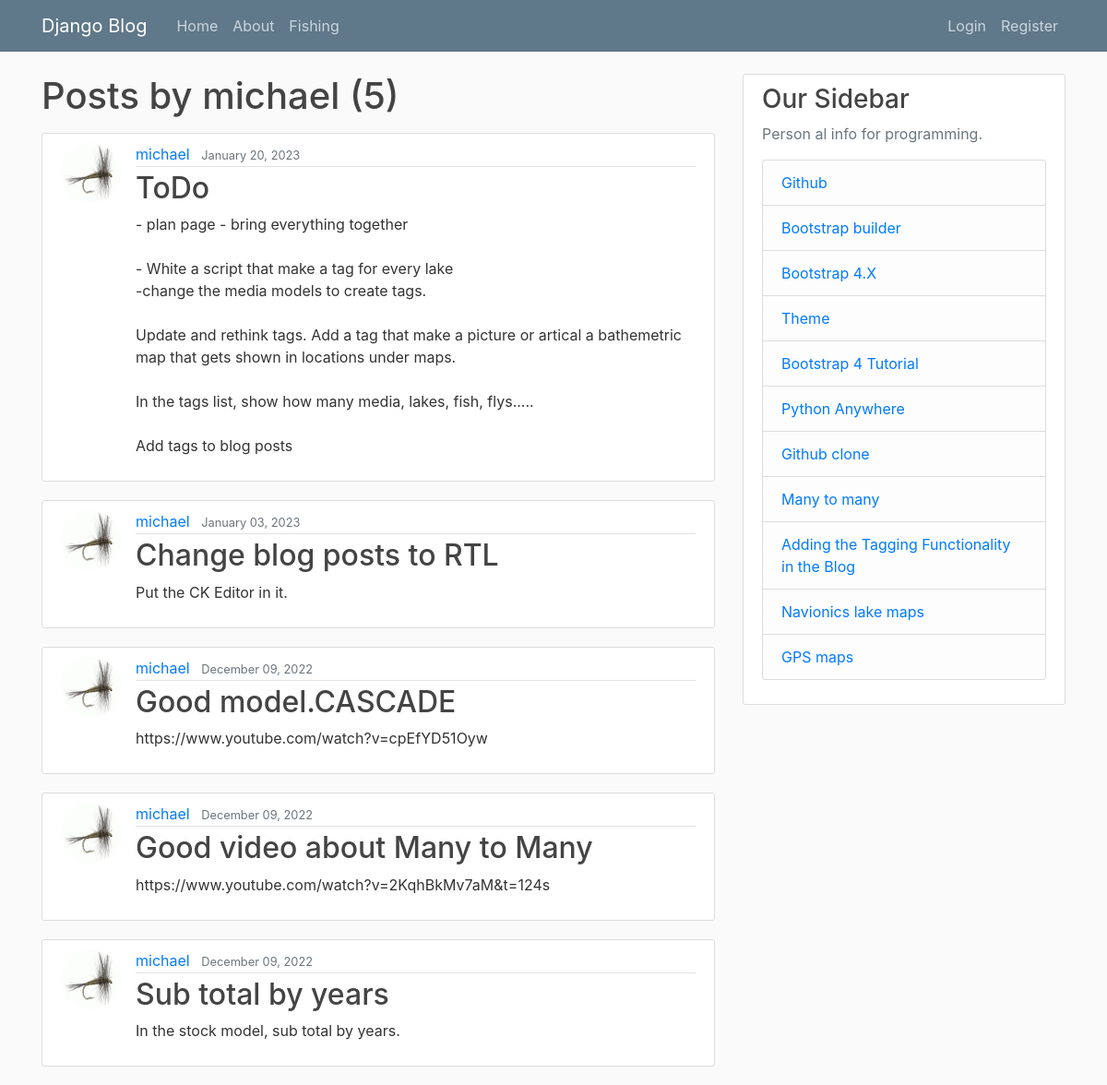
The app's page /blog/user/michael, older data.
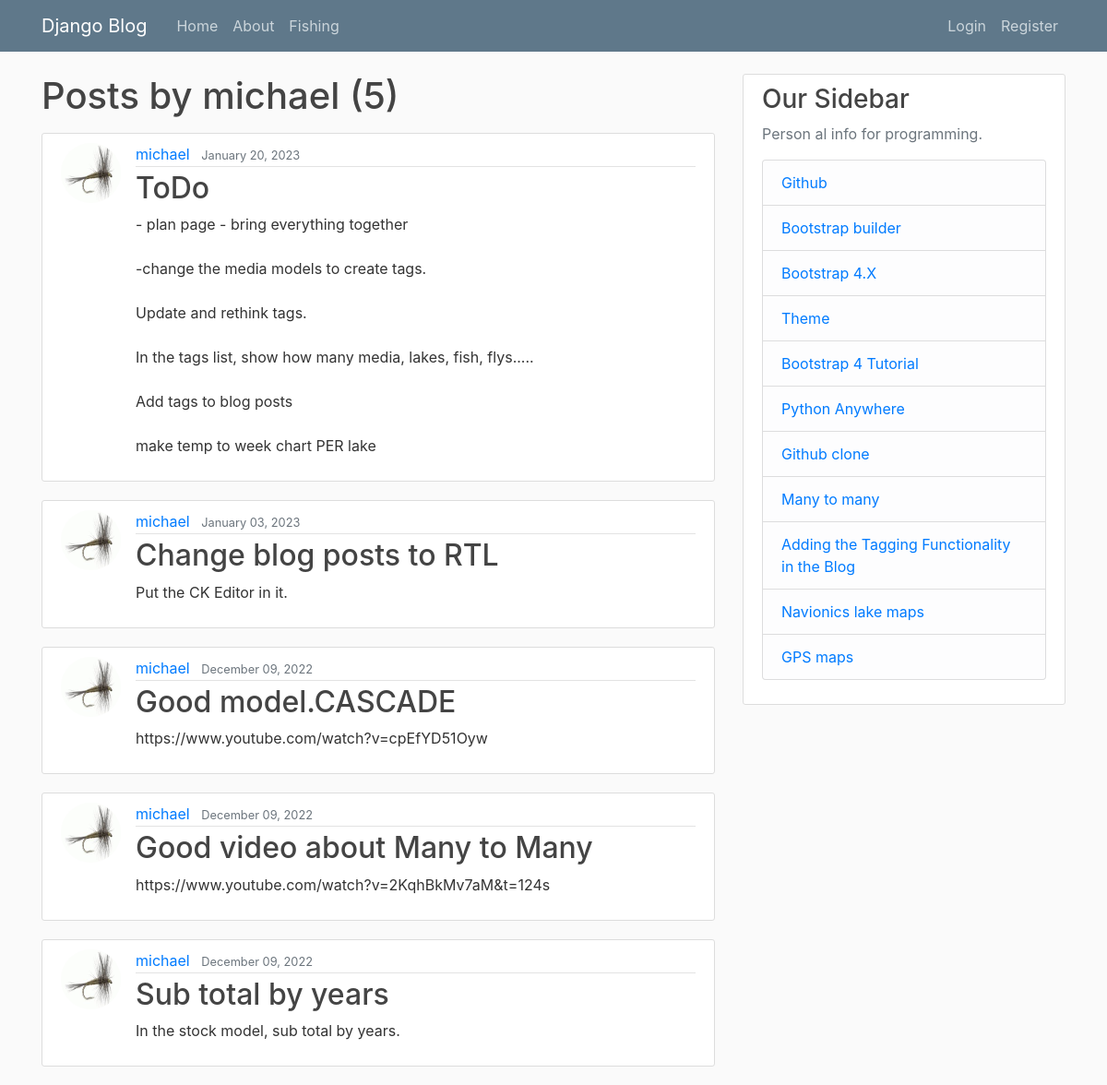
The same page, newer data.
### blog/models.py (models this page shows, shortened)
class Post(models.Model):
    title = models.CharField(max_length=100)
    content = models.TextField()
    date_posted = models.DateTimeField(default=timezone.now)
    author = models.ForeignKey(User, on_delete=models.CASCADE)

### users/models.py (models this page shows, shortened)
class Profile(models.Model):
    user = models.OneToOneField(User, on_delete=models.CASCADE)
    image = models.ImageField(default='default.jpg', upload_to='profile_pics')

### blog/views.py (the view)
# urls.py: path('user/<str:username>', UserPostListView.as_view(), name='user-posts'),
class UserPostListView(ListView):
    model = Post
    template_name = 'blog/user_posts.html'  # <app>/<model>_<viewtype>.html
    context_object_name = 'posts'
    paginate_by = 5
    def get_queryset(self):
        user = get_object_or_404(User, username=self.kwargs.get('username'))
        return Post.objects.filter(author=user).order_by('-date_posted')

### blog/templates/blog/user_posts.html (shortened to what this page needs)
{% extends "blog/base.html" %}
{% block content %}
    <h1 class="mb-3">Posts by {{ view.kwargs.username }} ({{ page_obj.paginator.count }})</h1>
    {% for post in posts %}
        <article class="media content-section">
          <img class="rounded-circle article-img" src="{{ post.author.profile.image.url }}">
          <div class="media-body">
            <div class="article-metadata">
              <a class="mr-2" href="{% url 'user-posts' post.author.username %}">{{ post.author }}</a>
              <small class="text-muted">{{ post.date_posted|date:"F d, Y" }}</small>
            </div>
            <h2><a class="article-title" href="{% url 'post-detail' post.id %}">{{ post.title }}</a></h2>
            <p class="article-content">{{ post.content }}</p>
          </div>
        </article>
    {% endfor %}
{% endblock content %}

Row changes from the older to the newer data that the page shows:
changed Post "ToDo": content "…- bring everything together - White a script that make a tag for every lake -change the media models to create tags. Update and rethink tags. Add a tag that make a picture or artical a bathemetric map that gets shown in locations under maps. In the tags list, show how many media, lakes, fish, flys..... Add tags to blog posts" → "…- bring everything together -change the media models to create tags. Update and rethink tags. In the tags list, show how many media, lakes, fish, flys..... Add tags to blog posts make temp to week chart PER lake"
